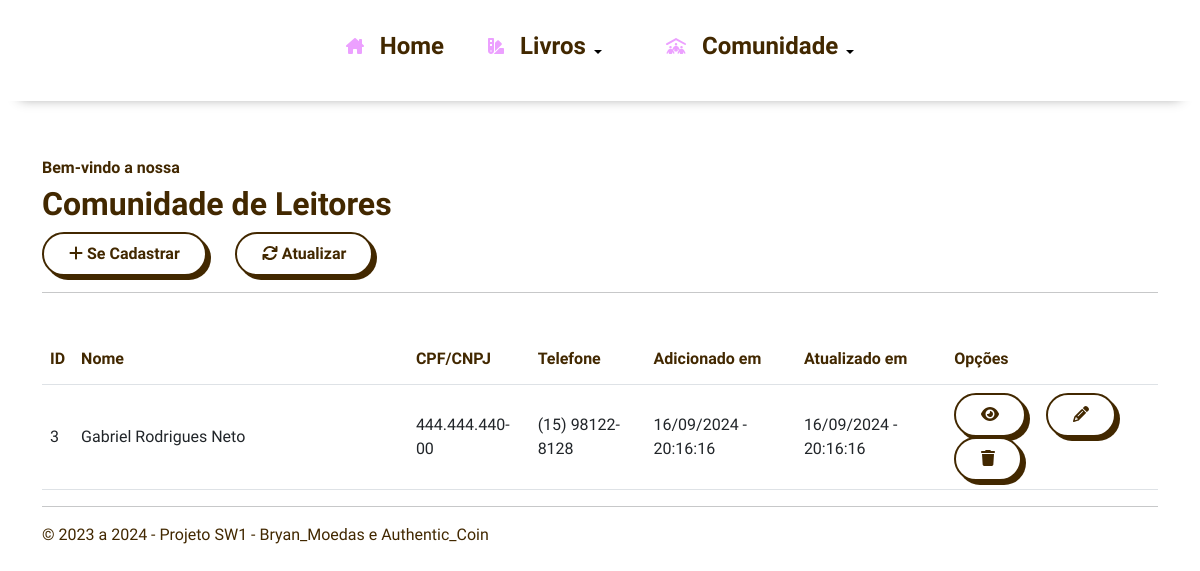
Page /customers/index.php on the committed database.
### tables this page shows
CREATE TABLE IF NOT EXISTS `customers` (
  `id` int NOT NULL AUTO_INCREMENT PRIMARY KEY,
  `name` varchar(100) NOT NULL,
  `cpf_cnpj` varchar(14) NOT NULL,
  `birthdate` datetime NOT NULL,
  `address` varchar(255) NOT NULL,
  `hood` varchar(100) NOT NULL,
  `zip_code` varchar(8) NOT NULL,
  `city` varchar(100) NOT NULL,
  `state` varchar(2) NOT NULL,
  `phone` varchar(13) NOT NULL,
  `mobile` varchar(13) NOT NULL,
  `ie` varchar(15) NOT NULL,
  `created` datetime NOT NULL,
  `modified` datetime NOT NULL
);

### inc/database.php (called while the page is built, shortened)
<?php
function open_database()
{
	try {
		$conn = new mysqli(DB_HOST, DB_USER, DB_PASSWORD, DB_NAME);
		$conn->set_charset("utf8");
		return $conn;
	} catch (Exception $e) {
		echo $e->getMessage();
		return null;
	}
}
function find_all($table)
{
	$database = open_database();
	$sql = "SELECT * FROM {$table}";
	try {
		$result = $database->query($sql);
		if ($result) {
			return $result->fetch_all(MYSQLI_ASSOC);
		}
	} catch (Exception $e) {
		$_SESSION['message'] = $e->getMessage();
		$_SESSION['type'] = 'danger';
	}
	return [];
}
function formatadata($date, $formato)
{
	$dt = new DateTime($date, new DateTimeZone("America/Sao_Paulo"));
	return $dt->format($formato);
}
function formatacpfcnpj($cpf_cnpj)
{
	if (strlen($cpf_cnpj) === 11) {
		return substr($cpf_cnpj, 0, 3) . "." . substr($cpf_cnpj, 3, 3) . "." . substr($cpf_cnpj, 6, 3) . "-" . substr($cpf_cnpj, 9, 2);
	} elseif (strlen($cpf_cnpj) === 14) {
		return substr($cpf_cnpj, 0, 2) . "." . substr($cpf_cnpj, 2, 3) . "." . substr($cpf_cnpj, 5, 3) . "/" . substr($cpf_cnpj, 8, 4) . "-" . substr($cpf_cnpj, 12, 2);
	}
	return $cpf_cnpj;
}
function formatamobile($mobile)
{
	$mobile = "(" . substr($mobile, 0, 2) . ") " . substr($mobile, 2, 5) . "-" . substr($mobile, 7, 4);
	return $mobile;
}

### customers/functions.php (called while the page is built, shortened)
<?php
function index() {
    $customers = find_all('customers');
}
?>

### customers/index.php (the view, shortened to what this page needs)
<?php
    include("functions.php");
    index();
?>
    <header class="mt-2">
        <div class="grid text-start">
            <div class="col-sm-6">
                <h6>Bem-vindo a nossa</h6>
                <h2>Comunidade de Leitores</h2>
            </div>
            <div class="col-sm-6">
            <a class="button-74 me-4" href="add.php"><i class="fa fa-plus"></i> Se Cadastrar</a>
            <a class="button-74" href="index.php"><i class="fa-solid fa-refresh"></i> Atualizar</a>
            </div>
        </div>
    </header>
    <hr>
    <table class="table table-hover mt-5">
        <thead>
            <tr>
                <th><h6>ID</h6></th>
                <th width="30%"><h6>Nome</h6></th>
                <th><h6>CPF/CNPJ</h6></th>
                <th><h6>Telefone</h6></th>
                <th><h6>Adicionado em</h6></th>
                <th><h6>Atualizado em</h6></th>
                <th><h6>Opções</h6></th>
            </tr>
        </thead>
        <tbody>
            <?php if ($customers) : ?>
                <?php foreach ($customers as $customer) : ?>
                    <tr class="align-middle">
                        <td><?php echo $customer['id']; ?></td>
                        <td><?php echo htmlspecialchars($customer['name'], ENT_QUOTES, 'UTF-8'); ?></td>
                        <td><?php echo formatacpfcnpj($customer['cpf_cnpj']); ?></td>
                        <td><?php echo formatamobile($customer['mobile']); ?></td>
                        <td><?php echo formatadata($customer['created'], "d/m/Y - H:i:s"); ?></td>
                        <td><?php echo formatadata($customer['modified'], "d/m/Y - H:i:s"); ?></td>
                        <td>
                        <a href="view.php?id=<?php echo $customer['id']; ?>" class="button-74 me-3"><i class="fa fa-eye"></i> </a>
                        <a href="edit.php?id=<?php echo $customer['id']; ?>" class="button-74 me-3"><i class="fa fa-pencil"></i> </a>
                        <a href="#" class="button-74" data-bs-toggle="modal" data-bs-target="#delete-user-modal" data-customer-id="<?php echo $customer['id']; ?>">
                            <i class="fa fa-trash"></i>
                        </a>
                        </td>
                    </tr>
                <?php endforeach; ?>
            <?php else : ?>
                <tr>
                    <td colspan="7" class="text-center">Nenhum registro encontrado.</td>
                </tr>
            <?php endif; ?>
        </tbody>
    </table>

### css/styles.css (style rules this page uses)
:root { --corprincipal: #eca0ff; --white: #fff; --brown: #422800; --rose: #ffcbe1; }
* { font-family: 'Mukta', Arial, Helvetica, sans-serif; font-weight: 300; }
h1, h2, h3, h4, h6 { font-weight: 800; color: var(--brown); }
a { text-decoration: none; color: inherit; }
body { padding-top: 150px; }
.button-74 { background-color: var(--white); border: 2px solid var(--brown); border-radius: 30px; box-shadow: var(--brown)4px 4px 0 0; color: var(--brown); cursor: pointer; display: inline-block; font-weight: 600; padding: 0 18px; line-height: 40px; text-align: center; text-decoration: none; user-select: none; -webkit-user-select: none; touch-action: manipulation; }
@media (min-width: 768px) { .button-74 { padding: 0 25px; } }

### rows in the picture
customers: id "3", name "Gabriel Rodrigues Neto", cpf_cnpj "444.444.440-00", mobile "(15) 98122-8128", created "16/09/2024 - 20:16:16", modified "16/09/2024 - 20:16:16"

### other values in the picture
$hoje->format("Y") "2024"
